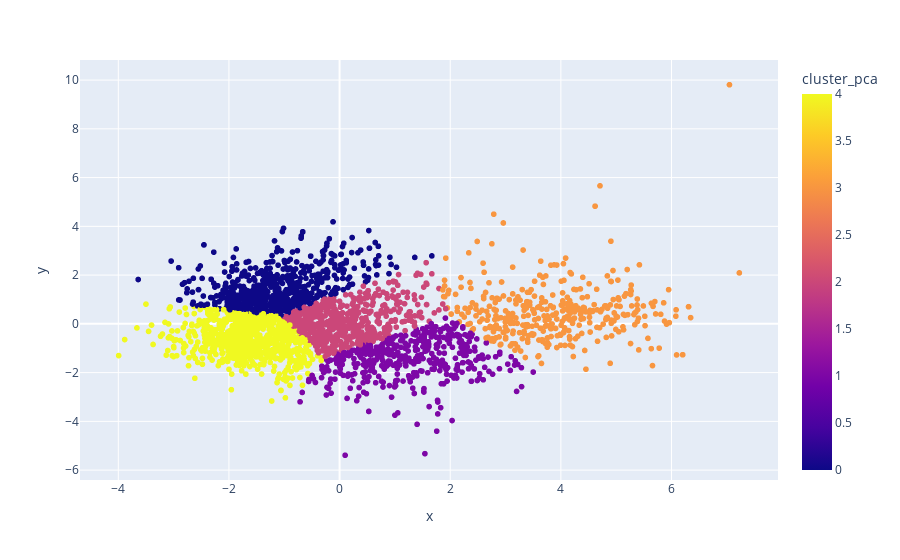

Notebook source saved alongside this figure:
### Code cell
fig = px.scatter(projection, x='x', y='y', color='cluster_pca', hover_data=['x', 'y', 'genres'])
fig.show()

### Figure 1 — Plotly figure (JSON) as saved in the notebook; plotly's stock layout.template omitted (floating-point values rounded to 4 significant figures; data arrays with more than 128 entries replaced by an {"elided": "..."} marker saying what was removed)
{"data": [{"customdata": {"elided": "2973x1 str values"}, "hovertemplate": "x=%{x}<br>y=%{y}<br>genres=%{customdata[0]}<br>cluster_pca=%{marker.color}<extra></extra>", "legendgroup": "", "marker": {"color": {"elided": "2973 int values"}, "coloraxis": "coloraxis", "symbol": "circle"}, "mode": "markers", "name": "", "showlegend": false, "type": "scattergl", "x": {"elided": "2973 float values"}, "xaxis": "x", "y": {"elided": "2973 float values"}, "yaxis": "y"}], "layout": {"coloraxis": {"colorbar": {"title": {"text": "cluster_pca"}}, "colorscale": [[0, "#0d0887"], [0.1111, "#46039f"], [0.2222, "#7201a8"], [0.3333, "#9c179e"], [0.4444, "#bd3786"], [0.5556, "#d8576b"], [0.6667, "#ed7953"], [0.7778, "#fb9f3a"], [0.8889, "#fdca26"], [1, "#f0f921"]]}, "legend": {"tracegroupgap": 0}, "margin": {"t": 60}, "xaxis": {"anchor": "y", "domain": [0, 1], "title": {"text": "x"}}, "yaxis": {"anchor": "x", "domain": [0, 1], "title": {"text": "y"}}}}
